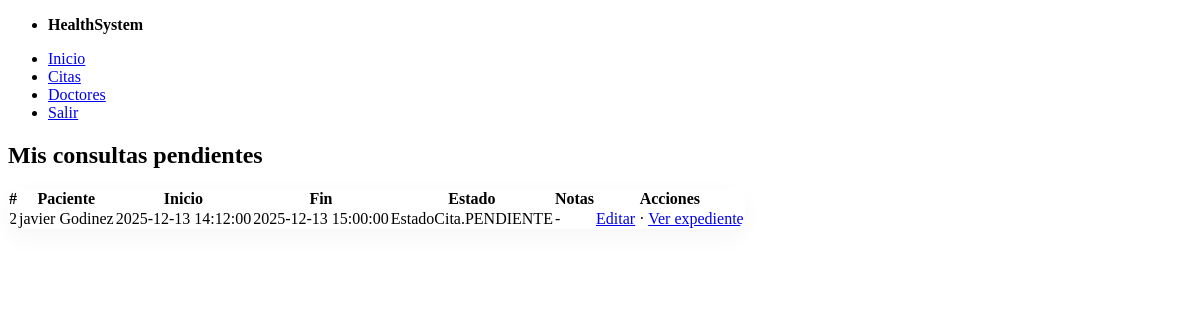
The page /doctor/consultas (signed in) on the database as committed earlier.
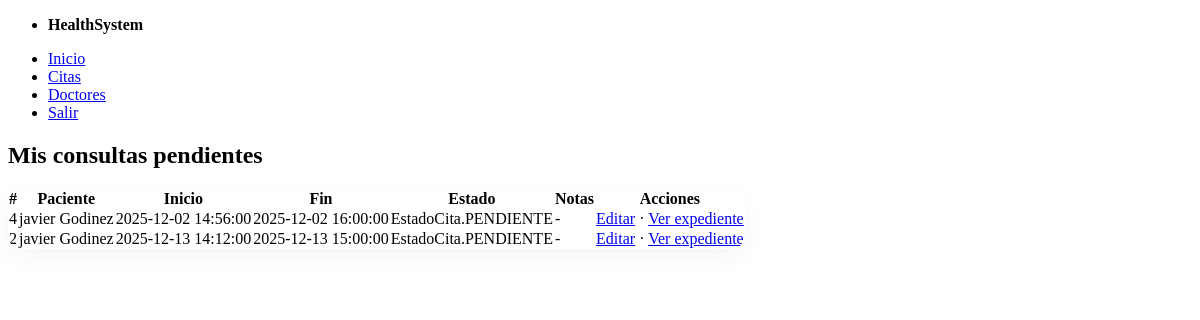
The same page on the database as committed later.
### models.py (models this page shows, shortened)
class Cita(Base):
    __tablename__ = "citas"
    id = Column(Integer, primary_key=True)
    medico_id = Column(Integer, ForeignKey("medicos.id"), nullable=False, index=True)
    paciente_id = Column(Integer, ForeignKey("usuarios.id"), nullable=False, index=True)
    start_at = Column(DateTime, nullable=False, index=True)
    end_at = Column(DateTime, nullable=False, index=True)
    estado = Column(SAEnum(EstadoCita), default=EstadoCita.PENDIENTE, nullable=False)
    notas = Column(String, nullable=True)
    medico = relationship("Medico", back_populates="citas")
    paciente = relationship("Usuario")

class Usuario(Base, UserMixin):
    __tablename__ = "usuarios"
    id = Column(Integer, primary_key=True)
    nombre = Column(String, nullable=False)
    apellido = Column(String, nullable=False)
    email = Column(String, unique=True, index=True, nullable=False)
    password_hash = Column(String, nullable=False)
    tipo = Column(SAEnum(TipoUsuario), default=TipoUsuario.PACIENTE, nullable=False)
    medico = relationship("Medico", back_populates="usuario", uselist=False)
    expediente = relationship("Expediente", back_populates="paciente", uselist=False)

### app.py (the view)
@app.route("/doctor/consultas")
@login_required
def doctor_consultas():
    if current_user.tipo != TipoUsuario.MEDICO:
        abort(403)
    paciente_id = request.args.get("paciente_id", type=int)
    with get_db() as db:
        medico = db.query(Medico).filter(Medico.usuario_id == current_user.id).first()
        if not medico:
            flash("No hay registro de médico asociado a tu usuario.", "warning")
            return redirect(url_for("dashboard"))
        ahora = datetime.now()
        q = (
            db.query(Cita)
            .options(
                joinedload(Cita.paciente),
                joinedload(Cita.medico).joinedload(Medico.usuario),
            )
            .filter(
                Cita.medico_id == medico.id,
                Cita.start_at >= ahora,
                Cita.estado.in_([EstadoCita.PENDIENTE, EstadoCita.CONFIRMADA]),
            )
        )
        selected_paciente = None
        if paciente_id:
            q = q.filter(Cita.paciente_id == paciente_id)
            selected_paciente = db.get(Usuario, paciente_id)
        citas = q.order_by(Cita.start_at.asc()).all()
    return render_template(
        "doctor_consultas.html",
        citas=citas,
        EstadoCita=EstadoCita,
        selected_paciente=selected_paciente
    )

### app.py (called while the page is built)
@contextmanager
def get_db():
    db = SessionLocal()
    try:
        yield db
        db.commit()
    except Exception:
        db.rollback()
        raise
    finally:
        db.close()

@login_manager.user_loader
def load_user(user_id):
    with get_db() as db:
        return db.get(Usuario, int(user_id))

### templates/doctor_consultas.html (shortened to what this page needs)
{% extends "_layout.html" %}
{% block content %}
<h2>Mis consultas pendientes</h2>
{% if citas|length == 0 %}
  <p>No tienes consultas pendientes próximas.</p>
{% else %}
  <table>
    <thead>
      <tr>
        <th>#</th>
        <th>Paciente</th>
        <th>Inicio</th>
        <th>Fin</th>
        <th>Estado</th>
        <th>Notas</th>
        <th>Acciones</th>
      </tr>
    </thead>
    <tbody>
      {% for c in citas %}
      <tr>
        <td>{{ c.id }}</td>
        <td>{{ c.paciente.nombre }} {{ c.paciente.apellido }}</td>
        <td>{{ c.start_at }}</td>
        <td>{{ c.end_at }}</td>
        <td>{{ c.estado }}</td>
        <td>{{ c.notas or '-' }}</td>
        <td>
          <a href="{{ url_for('citas_edit', cita_id=c.id) }}">Editar</a>
          ·
          <a href="{{ url_for('expediente_view', paciente_id=c.paciente.id) }}">Ver expediente</a>
        </td>
      </tr>
      {% endfor %}
    </tbody>
  </table>
{% endif %}
{% endblock %}

Rows that differ between the two databases and show on the page:
added Cita: id "4", paciente.nombre "javier", paciente.apellido "Godinez", start_at "2025-12-02 14:56:00", end_at "2025-12-02 16:00:00", estado "EstadoCita.PENDIENTE", notas "-"
